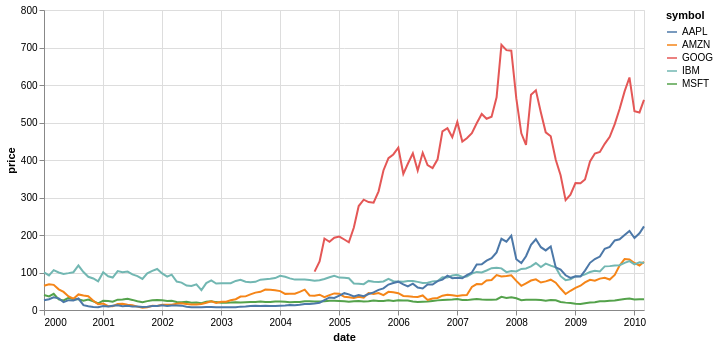

Vega-Lite specification for this chart:
### Vega-Lite specification from a JSON file in a GitHub repository (floating-point values rounded to 4 significant figures; data arrays with more than 128 entries replaced by an {"elided": "..."} marker saying what was removed)
{"$schema": "https://vega.github.io/schema/vega-lite/v4.json", "width": 600, "height": 300, "data": {"values": {"elided": "560 records"}}, "encoding": {"x": {"field": "date", "type": "temporal"}}, "layer": [{"mark": "line", "encoding": {"y": {"field": "price", "type": "quantitative"}, "color": {"field": "symbol", "type": "nominal"}}}, {"selection": {"index": {"type": "single", "on": "mousemove", "encodings": ["x"], "nearest": true}}, "mark": {"type": "point"}, "encoding": {"y": {"field": "price", "type": "quantitative"}, "opacity": {"value": 0}}}, {"transform": [{"filter": {"and": ["index.date", {"selection": "index"}]}}], "mark": "rule"}, {"transform": [{"filter": {"and": ["index.date", {"selection": "index"}]}}], "mark": "text", "encoding": {"y": {"value": 10}, "text": {"field": "date", "type": "temporal"}}}], "config": {"text": {"align": "right", "dx": -5, "dy": 5}}}
